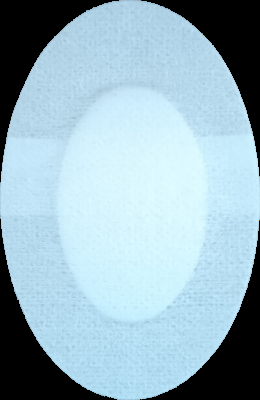
#> input picture simulasyon/b.png, 260 x 400 px
$ python 'çağırma.py'
#> lines starting #> are read from the running program, lines starting #| are printed output that depends on the picture; after the words box and inside, x2 and y2 are one past the last pixel; in counts of white or black regions, pixels touching at a corner belong together
#> further down, clean_img is the input picture: shape (400, 260, 3); mean B, G, R 191.6, 179, 151.2
### simulasyon/TESPİT.py
def detect_defects_by_diff_images(clean_img, defect_img,
                                  threshold=70, min_area=300,
                                  scale_percent=100, border_margin=15):
#> called with threshold = 30, min_area = 0.01, scale_percent = 100, border_margin = 20
    import cv2
    import numpy as np

    def resize_image(image, scale_percent):
        w = int(image.shape[1] * scale_percent / 100)
        h = int(image.shape[0] * scale_percent / 100)
        return cv2.resize(image, (w, h), interpolation=cv2.INTER_AREA)

    # --- 1) GREY & RESIZE & HIST EQ ---
    clean = cv2.cvtColor(clean_img, cv2.COLOR_BGR2GRAY)
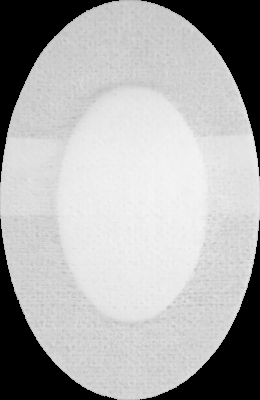
#> clean: shape (400, 260); min 0, max 245, mean 172.1
    defect = cv2.cvtColor(defect_img, cv2.COLOR_BGR2GRAY)

    clean = resize_image(clean, scale_percent)
    defect = resize_image(defect, scale_percent)

    if clean.shape != defect.shape:
        defect = cv2.resize(defect, (clean.shape[1], clean.shape[0]))

    clean = cv2.equalizeHist(clean)
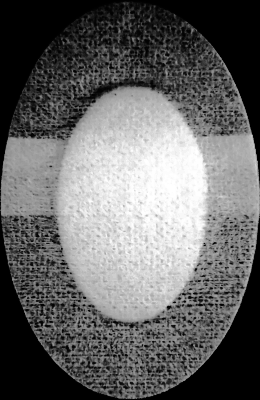
#> clean: shape (400, 260); min 0, max 255, mean 102.9
    defect = cv2.equalizeHist(defect)

    # --- 2) ABS DIFF + THRESH + MORPH CLOSE ---
    diff = cv2.absdiff(clean, defect)
#> diff: shape (400, 260); every value is 0
    _, diff_thresh = cv2.threshold(diff, threshold, 255, cv2.THRESH_BINARY)
    kernel = np.ones((5,5), np.uint8)
    diff_morph = cv2.morphologyEx(diff_thresh,
                                  cv2.MORPH_CLOSE,
                                  kernel, iterations=2)

    # --- 3) NESNE MASKESI OLUŞTUR ---
    _, obj_bin = cv2.threshold(clean, 10, 255, cv2.THRESH_BINARY)
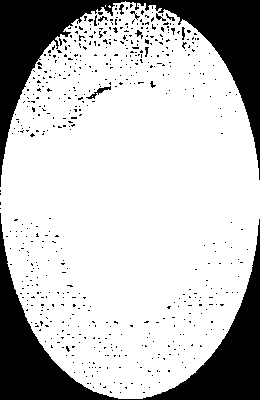
#> obj_bin: shape (400, 260); 75.6% white; 574 black regions (562 under 20 px), largest, box (x1, y1, x2, y2) and area: (0, 0, 260, 187) 11866, (0, 213, 260, 400) 11465, (86, 86, 111, 99) 84
    obj_bin = cv2.morphologyEx(obj_bin,
                               cv2.MORPH_CLOSE,
                               np.ones((15,15),np.uint8),
                               iterations=2)
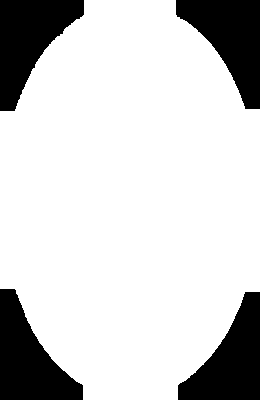
#> obj_bin: shape (400, 260); 80.6% white; 4 black regions
    cnts, _ = cv2.findContours(obj_bin, cv2.RETR_EXTERNAL, cv2.CHAIN_APPROX_SIMPLE)
#> cnts = 1 contour; box (x1, y1, x2, y2) and area: (0, 0, 260, 400) 83245
    mask_obj = np.zeros_like(obj_bin)
    if cnts:
        big = max(cnts, key=cv2.contourArea)
#> big = contour of 280 points, box (x1, y1, x2, y2) (0, 0, 260, 400), area 83245
        cv2.drawContours(mask_obj, [big], -1, 255, -1)

    # --- 4) MASKEYI ERODE ET ---
    eroded_mask = cv2.erode(mask_obj,
                            np.ones((border_margin,border_margin),np.uint8),
                            iterations=1)
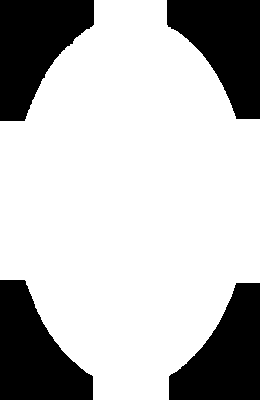
#> eroded_mask: shape (400, 260); 73.2% white; 4 black regions, box (x1, y1, x2, y2) and area: (0, 0, 94, 121) 7202, (0, 280, 93, 400) 7045, (167, 0, 260, 119) 6935, (169, 283, 260, 400) 6734

    # --- 5) DIFF_MORPH'I MASKEYLE TEMİZLE ---
    diff_clean = cv2.bitwise_and(diff_morph, diff_morph,
                                 mask=eroded_mask)

    # --- 6) KONTURLARI BUL VE ÇİZ ---
    contours, _ = cv2.findContours(diff_clean,
                                   cv2.RETR_EXTERNAL,
                                   cv2.CHAIN_APPROX_SIMPLE)
#> contours = []

    defect_color = resize_image(defect_img, scale_percent)
    if defect_color.shape[:2] != clean.shape:
        defect_color = cv2.resize(defect_color,
                                  (clean.shape[1], clean.shape[0]))

    defects = 0
    for cnt in contours:
        if cv2.contourArea(cnt) < min_area:
            continue
        x,y,w_box,h_box = cv2.boundingRect(cnt)
        cv2.rectangle(defect_color, (x,y),
                      (x+w_box, y+h_box),
                      (0,0,255), 2)
        defects += 1
#> this loop made 0 passes
#> after the loop, defects = 0

    print(f"Toplam {defects} adet yapısal bozukluk tespit edildi.")
#| Toplam 0 adet yapısal bozukluk tespit edildi.
    return defect_color

### simulasyon/çağırma.py
import cv2
import time
import random
from kenardefo import *
from lekeekle import *
from kenarveleke import *
from TESPİT import *

image_path = "b.png"
save_counter = 0

clean_img = cv2.imread(image_path)  # Orijinal temiz görüntü bellekte

while True:
    choice = random.choice(["distort", "stains", "kenar+leke", "none"])

    if choice == "distort":
        img = inward_distort_image(image_path)
    elif choice == "kenar+leke":
        img = distort_and_add_stains(image_path)
    elif choice == "stains":
        img = add_stains_and_particles(image_path)
    else:
        img = clean_img.copy()

    if img is None:
        print("Görüntü işlenemedi, çıkılıyor.")
        break

    # Bozukluk tespiti (orijinal temiz ve yeni bozuk img)
    detected_img = detect_defects_by_diff_images(clean_img, img,
                                                 threshold=30,
                                                 min_area=.01,
                                                 scale_percent=100,
                                                 border_margin=20)

    # Görüntüleri yan yana koyup göstermek istersen:
    combined = cv2.hconcat([img, detected_img])
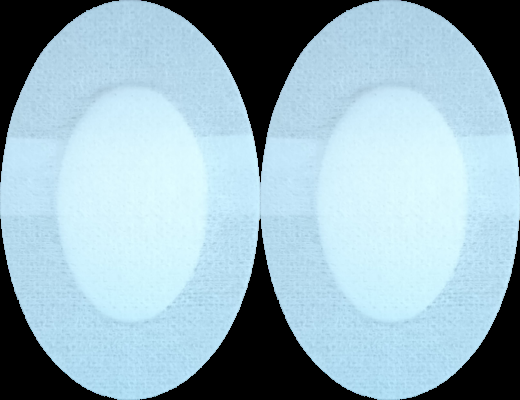
#> combined: shape (400, 520, 3); mean B, G, R 191.6, 179, 151.2
    cv2.imshow("Effect and Defect Detection", combined)

    # Kaydetmek istersen
    save_path = f"output_{save_counter}.png"
    cv2.imwrite(save_path, img)
    save_counter += 1

    key = cv2.waitKey(1000) & 0xFF
#> (key q is pressed here)
    if key == 27 or key == ord('q'):
        break

cv2.destroyAllWindows()


# [75 lines left out: function detect_defects_by_diff_images, not called in this run]
